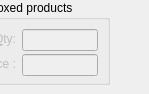
       <widget class="QWidget" name="page_4">
        <widget class="QGroupBox" name="groupBoxedItem">
         <property name="geometry">
          <rect>
           <x>-30</x>
           <y>0</y>
           <width>140</width>
           <height>85</height>
          </rect>
         </property>
         <property name="sizePolicy">
          <sizepolicy hsizetype="Minimum" vsizetype="Preferred">
           <horstretch>0</horstretch>
           <verstretch>0</verstretch>
          </sizepolicy>
         </property>
         <property name="minimumSize">
          <size>
           <width>130</width>
           <height>75</height>
          </size>
         </property>
         <property name="maximumSize">
          <size>
           <width>140</width>
           <height>85</height>
          </size>
         </property>
         <property name="title">
          <string>Boxed products</string>
         </property>
         <property name="checkable">
          <bool>true</bool>
         </property>
         <property name="checked">
          <bool>false</bool>
         </property>
         <layout class="QGridLayout" name="gridLayout_2">
          <item row="1" column="0">
           <widget class="QLabel" name="label_7">
            <property name="sizePolicy">
             <sizepolicy hsizetype="MinimumExpanding" vsizetype="Preferred">
              <horstretch>0</horstretch>
              <verstretch>0</verstretch>
             </sizepolicy>
            </property>
            <property name="text">
             <string>P&amp;rice :</string>
            </property>
            <property name="alignment">
             <set>Qt::AlignRight|Qt::AlignTrailing|Qt::AlignVCenter</set>
            </property>
            <property name="buddy">
             <cstring>editPricePerBox</cstring>
            </property>
           </widget>
          </item>
          <item row="1" column="1">
           <widget class="QLineEdit" name="editPricePerBox">
            <property name="sizePolicy">
             <sizepolicy hsizetype="Minimum" vsizetype="Fixed">
              <horstretch>0</horstretch>
              <verstretch>0</verstretch>
             </sizepolicy>
            </property>
            <property name="minimumSize">
             <size>
              <width>50</width>
              <height>22</height>
             </size>
            </property>
            <property name="toolTip">
             <string>Price per box</string>
            </property>
           </widget>
          </item>
          <item row="0" column="0">
           <widget class="QLabel" name="label_4">
            <property name="sizePolicy">
             <sizepolicy hsizetype="MinimumExpanding" vsizetype="Preferred">
              <horstretch>0</horstretch>
              <verstretch>0</verstretch>
             </sizepolicy>
            </property>
            <property name="text">
             <string>&amp;Qty:</string>
            </property>
            <property name="alignment">
             <set>Qt::AlignRight|Qt::AlignTrailing|Qt::AlignVCenter</set>
            </property>
            <property name="buddy">
             <cstring>editItemsPerBox</cstring>
            </property>
           </widget>
          </item>
          <item row="0" column="1">
           <widget class="QLineEdit" name="editItemsPerBox">
            <property name="sizePolicy">
             <sizepolicy hsizetype="Maximum" vsizetype="Fixed">
              <horstretch>0</horstretch>
              <verstretch>0</verstretch>
             </sizepolicy>
            </property>
            <property name="minimumSize">
             <size>
              <width>50</width>
              <height>22</height>
             </size>
            </property>
            <property name="toolTip">
             <string>Items per box</string>
            </property>
           </widget>
          </item>
         </layout>
        </widget>
       </widget>
